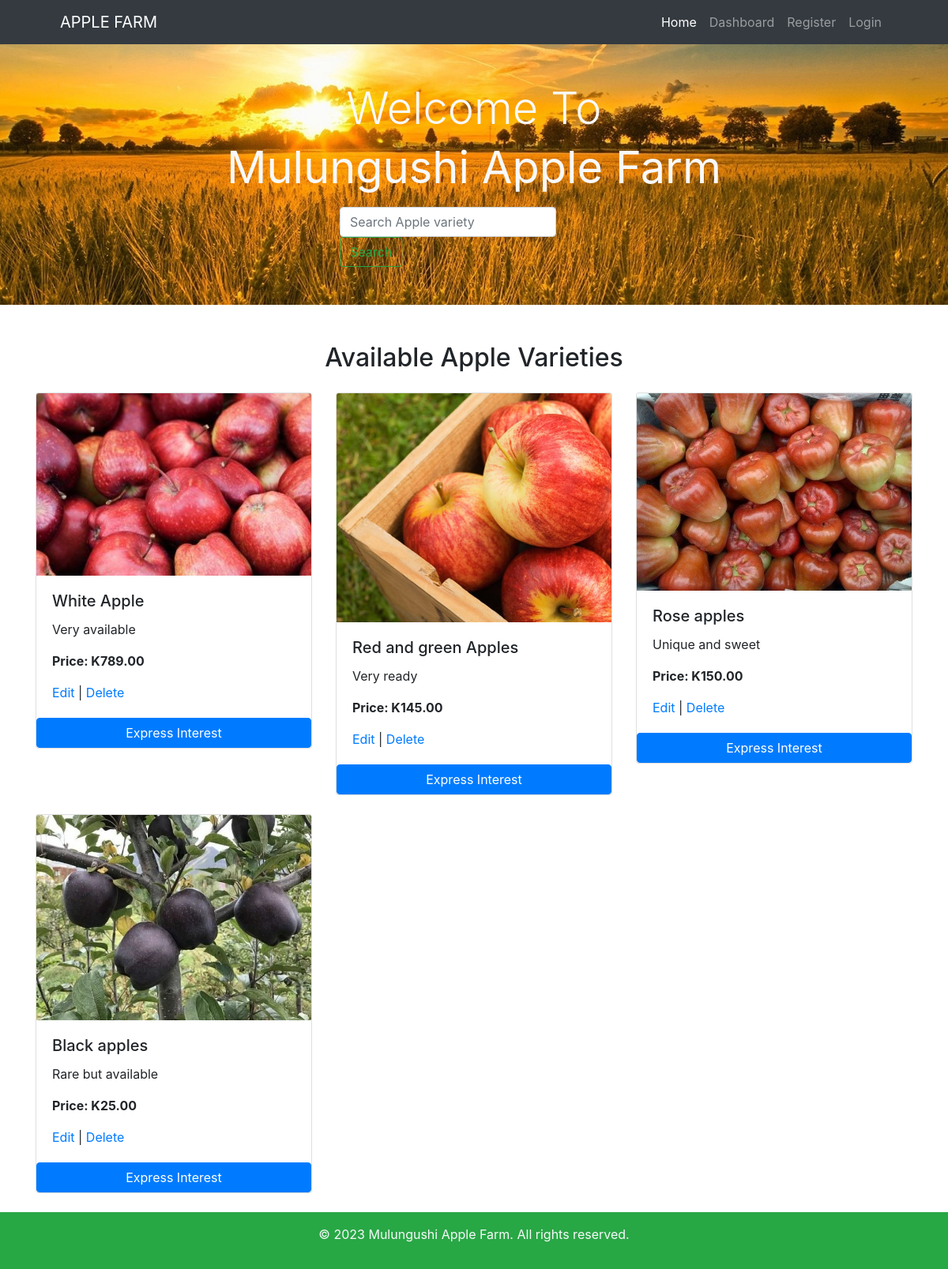
The page / on the database its author committed.
### tables this page shows
CREATE TABLE `apple_varieties` (
  `id` int(11) NOT NULL,
  `variety` varchar(255) NOT NULL,
  `description` text NOT NULL,
  `price` decimal(10,2) NOT NULL,
  `image_path` varchar(255) NOT NULL,
  `user_id` int(11) DEFAULT NULL
);

### index.php (the view, shortened to what this page needs)
<?php
include("includes/header.php");
include("includes/navbar.php");
include("dbcon.php");
?>
<section class="py-5" style="background-image: url('uploads/back.jpg'); background-size: cover; background-position: center;">
    <div class="container">
        <div class="row">
            <div class="col-md-12 text-center">
                <h2 class="display-4 text-light">Welcome To</h2>
                <h2 class="display-4 text-light"><strong>Mulungushi Apple Farm</strong></h2>
                <div class="col-md-4 mx-auto mt-3">
                    <form class="form-inline" action="search.php" method="GET">
                        <input class="form-control mr-sm-2" type="text" placeholder="Search Apple variety" aria-label="Search" name="query">
                        <button class="btn btn-outline-success my-2 my-sm-0" type="submit">Search</button>
                    </form>
                </div>
            </div>
        </div>
    </div>
</section>
<section class="container mt-5" >
    <h2 class="mb-4" style="text-align:center">Available Apple Varieties</h2>
    <?php
    $result = mysqli_query($con, "SELECT * FROM apple_varieties");
    if (mysqli_num_rows($result) > 0) {
    ?>
        <div class="row">
            <?php
            while ($row = mysqli_fetch_array($result)) {
            ?>
                <div class="col-md-4 mb-4">
                <div class="card">
                    <img src="<?php echo $row['image_path']; ?>" class="card-img-top" alt="Apple Image">
                    <div class="card-body">
                        <h5 class="card-title"><?php echo $row['variety']; ?></h5>
                        <p class="card-text"><?php echo $row['description']; ?></p>
                        <p class="card-text"><strong>Price: K<?php echo $row['price']; ?></strong></p>
                        <a href='edit_post.php?id=<?php echo $row['id']; ?>'>Edit</a> |
                        <a href='delete_post.php?id=<?php echo $row['id']; ?>'>Delete</a>
                    </div>
                    <a href='express_interest.php?id=<?php echo $row['id']; ?>' class="btn btn-primary">Express Interest</a>
                </div>
            </div>
            <?php
            }
            ?>
        </div>
    <?php
    } else {
        echo "<p class='text-muted'>No apple varieties available at the moment.</p>";
    }
    ?>
</section>
<?php include("includes/footer.php"); ?>

### includes/header.php (shortened to what this page needs)
<!DOCTYPE html>
<html lang="en">
<head>
    <link rel="stylesheet" href="https://cdn.jsdelivr.net/npm/bootstrap@5.3.2/dist/css/bootstrap.min.css">
    <link rel="stylesheet" href="https://maxcdn.bootstrapcdn.com/bootstrap/4.0.0/css/bootstrap.min.css">
</head>
<body>

### includes/navbar.php (shortened to what this page needs)
<div class="bg-dark">
    <div class="container">
        <div class="row">
            <div class="col-md-12">
            <nav class="navbar navbar-expand-lg navbar-dark">
                <div class="container-fluid">
                    <a class="navbar-brand" href="index.php">APPLE FARM</a>
                    <div class="collapse navbar-collapse" id="navbarSupportedContent">
                        <ul class="navbar-nav ms-auto mb-2 mb-lg-0">
                            <li class="nav-item">
                                <a class="nav-link active" aria-current="page" href="index.php">Home</a>
                            </li>
                            <li class="nav-item">
                                <a class="nav-link" href="dashboard.php">Dashboard</a>
                            </li>
                            <?php if(!isset($_SESSION['authenticated'])) : ?>
                            <li class="nav-item">
                                <a class="nav-link" href="Register.php">Register</a>
                            </li>
                            <li class="nav-item">
                                <a class="nav-link" href="login.php">Login</a>
                            </li>
                            <?php endif ?>
                        </ul>
                    </div>
                </div>
            </nav>
            </div>
        </div>
    </div>
</div>

### includes/footer.php (shortened to what this page needs)
<footer class="bg-success text-light py-3">
    <div class="container text-center">
        <p>&copy; 2023 Mulungushi Apple Farm. All rights reserved.</p>
    </div>
</footer>
</body>
</html>

### rows shown on the page
apple_varieties: image_path (picture), variety "White Apple", description "Very available", price "789.00"
apple_varieties: image_path (picture), variety "Red and green Apples", description "Very ready", price "145.00"
apple_varieties: image_path (picture), variety "Rose apples", description "Unique and sweet", price "150.00"
apple_varieties: image_path (picture), variety "Black apples", description "Rare but available", price "25.00"
